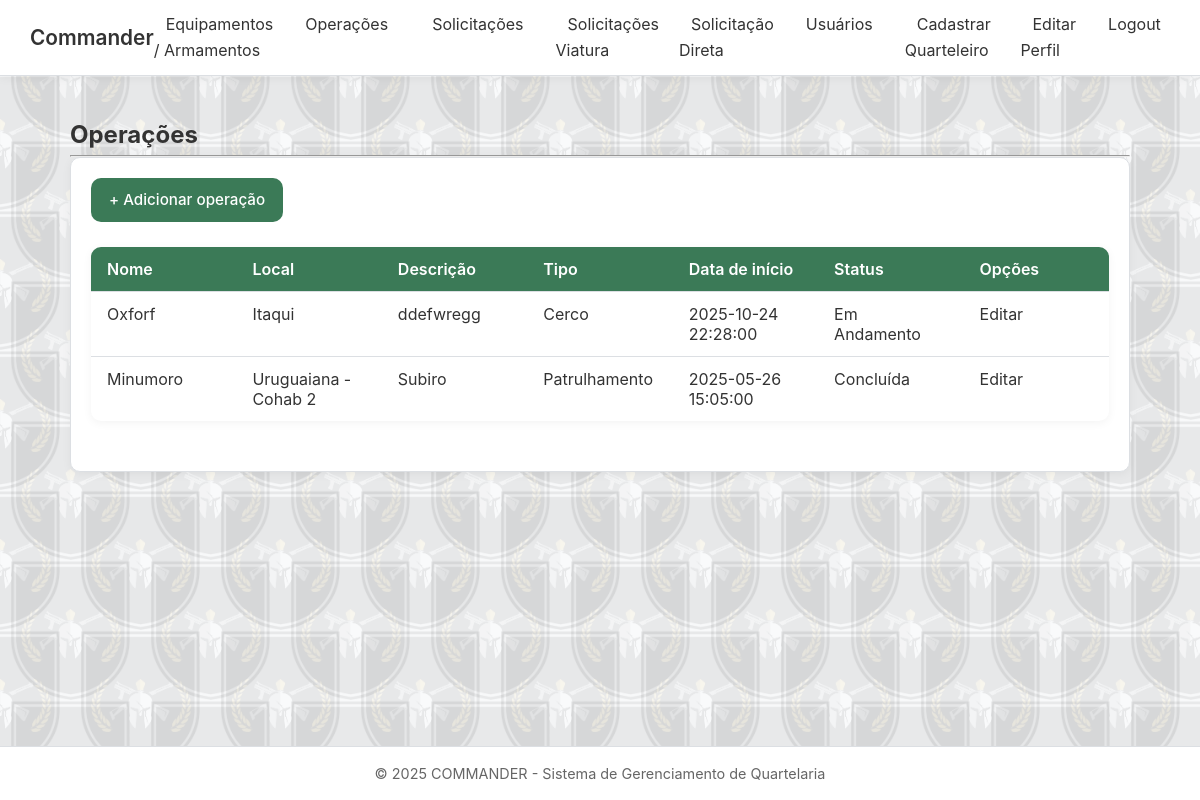
Page /operacoes.php (signed in) on the earlier database version.
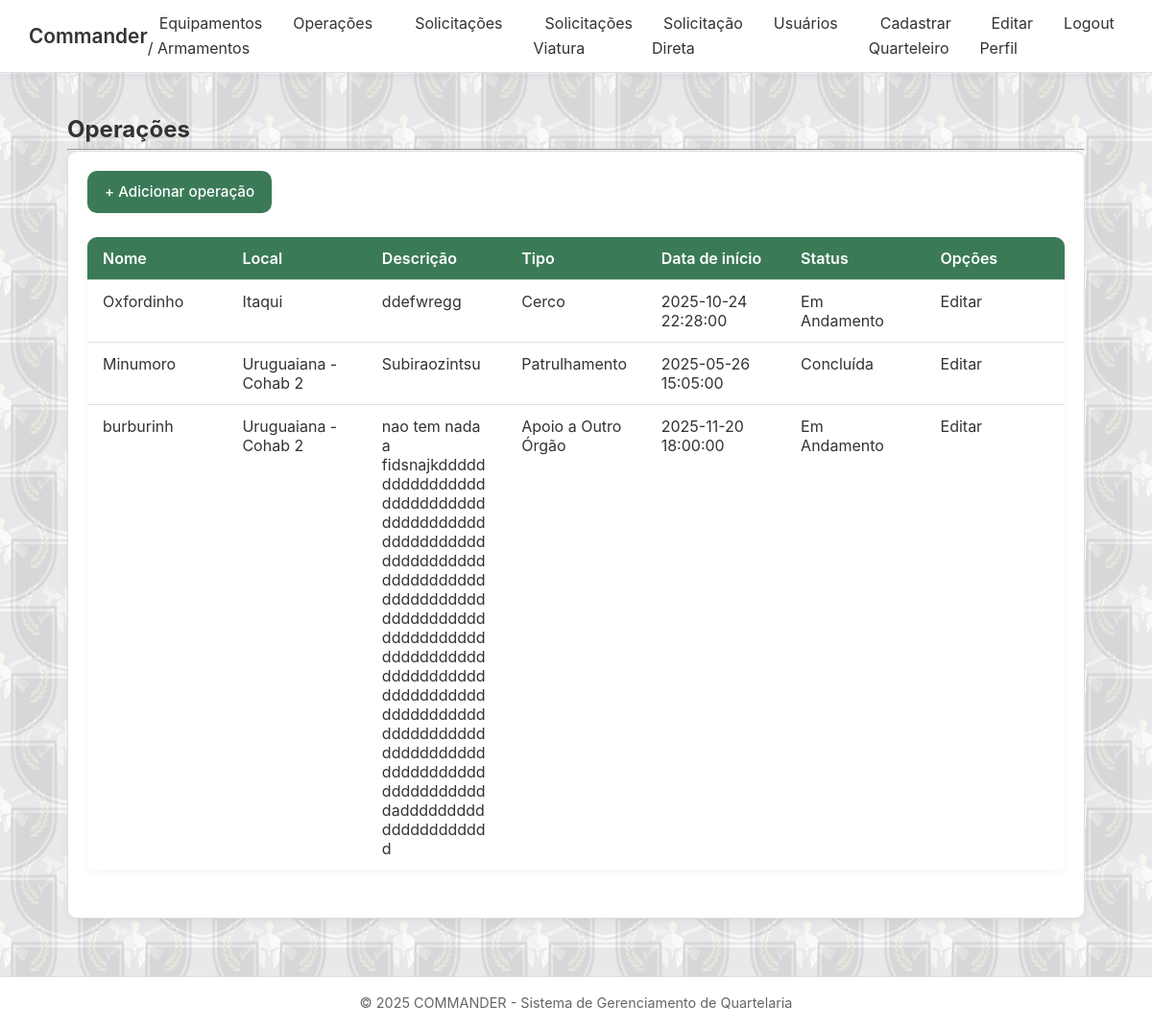
Same page on the later database version.
### tables this page shows
CREATE TABLE IF NOT EXISTS `operacoes` (
  `id_operacao` int NOT NULL AUTO_INCREMENT,
  `nome_operacao` varchar(255) NOT NULL,
  `tipo_operacao` text NOT NULL,
  `local_operacao` varchar(1000) NOT NULL,
  `descricao_operacao` varchar(1000) NOT NULL,
  `data_inicio_operacao` datetime NOT NULL,
  `status_operacao` text NOT NULL,
  PRIMARY KEY (`id_operacao`)
);

### operacoes.php (the view, shortened to what this page needs)
<?php
include("conecta.php");
$sqlOperacao = "SELECT * FROM operacoes";
$queryOperacao = mysqli_query($conexao, $sqlOperacao);
?>
<!DOCTYPE html>
<html lang="pt-br">
<head>
    <link rel="stylesheet" href="style.css">
</head>
<body>
    <header>
        <nav>
            <div class="logo" ><a href="homeQuarteleiro.php">Commander</a></div>
            <ul>
                <li><a href="equipamentos.php">Equipamentos / Armamentos</a></li>
                <li><a href="operacoes.php">Operações</a></li>
                <li><a href="solicitacoesQuarteleiro.php">Solicitações</a></li>
                <li><a href="solicitacoesVtr.php">Solicitações Viatura</a></li>
                <li><a href="solicitarSolicitante.php">Solicitação Direta</a></li>
                <li><a href="listarUsuarios.php">Usuários</a></li>
                <li><a href="cadastrarQuarteleiro.php">Cadastrar Quarteleiro</a></li>
                <li><a href="editarPerfil.php">Editar Perfil</a></li>
                <li><a href="logout.php">Logout</a></li>
            </ul>
        </nav>
    </header>
    <main class="container">
        <section class="conteudo">
            <h1>Operações</h1>
            <hr>
            <div class="card">
                <div class="links-topo">
                    <a href="addOperacao.php" class="btn secundario">+ Adicionar operação</a><br><br>
                </div>
                <div class="tabela-container">
                    <table class="tabela">
                        <thead>
                            <tr>
                                <th>Nome</th>
                                <th>Local</th>
                                <th>Descrição</th>
                                <th>Tipo</th>
                                <th>Data de início</th>
                                <th>Status</th>
                                <th>Opções</th>
                            </tr>
                        </thead>
                        <tbody>
                            <?php
                            while ($operacao = mysqli_fetch_assoc($queryOperacao)) {
                                $id = $operacao['id_operacao'];
                                $nome = $operacao['nome_operacao'];
                                $local = $operacao['local_operacao'];
                                $tipo = $operacao['tipo_operacao'];
                                $descricao = $operacao['descricao_operacao'];
                                $data = $operacao['data_inicio_operacao'];
                                $status = $operacao['status_operacao'];
                                echo "
                                <tr>
                                    <td>$nome</td>
                                    <td>$local</td>
                                    <td>$descricao</td>
                                    <td>$tipo</td>
                                    <td>$data</td>
                                    <td>$status</td>
                                    <td>
                                        <a href='editarOperacao.php?id=$id' class='link-editar'>Editar</a>
                                    </td>
                                </tr>
                                ";
                            }
                            ?>
                        </tbody>
                    </table>
                </div>
            </div>
        </section>
    </main>
    <footer>
&copy; <?php echo date("Y"); ?> COMMANDER - Sistema de Gerenciamento de Quartelaria    </footer>
</body>
</html>

Differences in the rows shown:
changed operacoes "Itaqui": nome_operacao "Oxforf" → "Oxfordinho"
changed operacoes "Minumoro": descricao_operacao "Subiro" → "Subiraozintsu"
added operacoes: nome_operacao "burburinh", local_operacao "Uruguaiana - Cohab 2", descricao_operacao "nao tem nada a fidsnajkdddddddddddddddddddddddddddddddddddddddddddddddddddddddddddddddddddddddddddddddddddddddddddddddddddddddddddddddddddddddddddddddddddddddddddddddddddddddddddddddddddddddddddddddddddddddddddddddddaddddddddddddddddddddd", tipo_operacao "Apoio a Outro Órgão", data_inicio_operacao "2025-11-20 18:00:00", status_operacao "Em Andamento"
